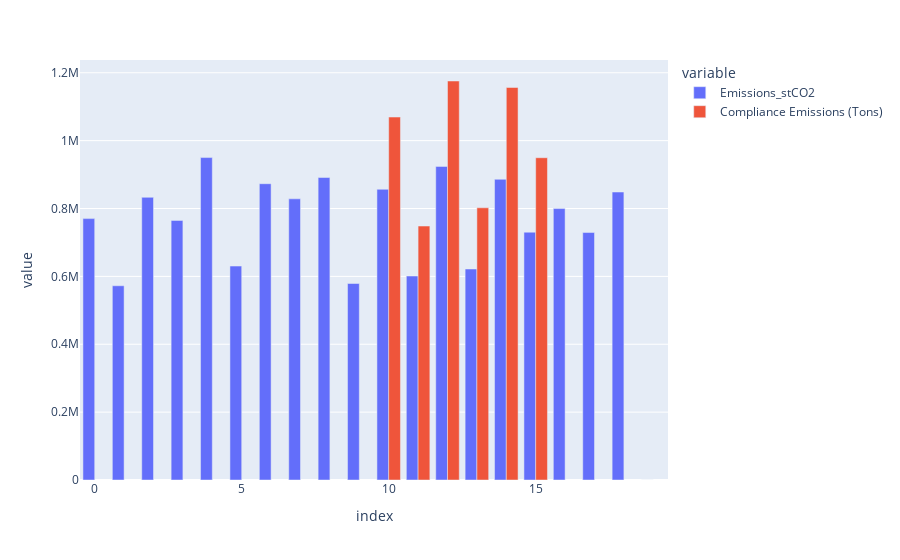

This figure's notebook cell:
### Code cell
px.bar(compare[['Emissions_stCO2','Compliance Emissions (Tons)']],barmode='group')

### Figure 1 — Plotly figure (JSON) as saved in the notebook; plotly's stock layout.template omitted (floating-point values rounded to 4 significant figures)
{"data": [{"alignmentgroup": "True", "hovertemplate": "variable=Emissions_stCO2<br>index=%{x}<br>value=%{y}<extra></extra>", "legendgroup": "Emissions_stCO2", "marker": {"color": "#636efa", "pattern": {"shape": ""}}, "name": "Emissions_stCO2", "offsetgroup": "Emissions_stCO2", "orientation": "v", "showlegend": true, "textposition": "auto", "type": "bar", "x": [0, 1, 2, 3, 4, 5, 6, 7, 8, 9, 10, 11, 12, 13, 14, 15, 16, 17, 18, 19], "xaxis": "x", "y": [770300.0, 572300.0, 833000.0, 765000.0, 950100.0, 630400.0, 873100.0, 828500.0, 891300.0, 579000.0, 856600.0, 601100.0, 924100.0, 621800.0, 886100.0, 730200.0, 799800.0, 729200.0, 848600.0, 0], "yaxis": "y"}, {"alignmentgroup": "True", "hovertemplate": "variable=Compliance Emissions (Tons)<br>index=%{x}<br>value=%{y}<extra></extra>", "legendgroup": "Compliance Emissions (Tons)", "marker": {"color": "#EF553B", "pattern": {"shape": ""}}, "name": "Compliance Emissions (Tons)", "offsetgroup": "Compliance Emissions (Tons)", "orientation": "v", "showlegend": true, "textposition": "auto", "type": "bar", "x": [0, 1, 2, 3, 4, 5, 6, 7, 8, 9, 10, 11, 12, 13, 14, 15, 16, 17, 18, 19], "xaxis": "x", "y": [null, null, null, null, null, null, null, null, null, null, 1070000.0, 748300.0, 1176000.0, 802100.0, 1157000.0, 949600.0, null, null, null, null], "yaxis": "y"}], "layout": {"barmode": "group", "legend": {"title": {"text": "variable"}, "tracegroupgap": 0}, "margin": {"t": 60}, "xaxis": {"anchor": "y", "domain": [0, 1], "title": {"text": "index"}}, "yaxis": {"anchor": "x", "domain": [0, 1], "title": {"text": "value"}}}}
